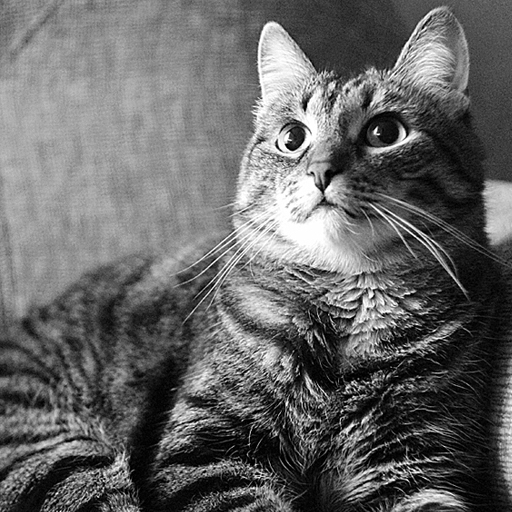
#> input picture task_6/image.jpg, 512 x 512 px
$ jupyter execute task_6.ipynb
#> lines starting #> are read from the running program, lines starting #| are printed output that depends on the picture
[cell 1]
import numpy as np
import cv2
import matplotlib.pyplot as plt

[cell 2]
image = cv2.imread('image.jpg', cv2.IMREAD_GRAYSCALE)
#> image is the input picture: shape (512, 512); min 0, max 255, mean 102
plt.imshow(image, cmap='gray')

[cell 3]
def haar(image, lvls):
    coeffs = image.astype(np.float32)
    for lvl in range(lvls):
        size = coeffs.shape[0] >> lvl
        block = coeffs[:size, :size]
        block = np.hstack(((block[:, 0::2] + block[:, 1::2]) / 2,
                           (block[:, 0::2] - block[:, 1::2]) / 2))
        coeffs[:size, :size] = np.vstack(((block[0::2] + block[1::2]) / 2,
                                          (block[0::2] - block[1::2]) / 2))
    return coeffs

[cell 4]
plt.figure(figsize=(18, 6))
for level in range(1, 4):
    coeffs = haar(image, level)
    ll_size = 512 >> level

    vis_img = np.clip(np.abs(coeffs) * 5, 0, 255)
    vis_img[:ll_size, :ll_size] = coeffs[:ll_size, :ll_size]

    plt.imshow(vis_img, cmap='gray')
    plt.title(f'{level} ступень {ll_size}x{ll_size}')
    plt.show()
#> this loop made 3 passes
#> pass 1, `coeffs = haar(image, level)`:
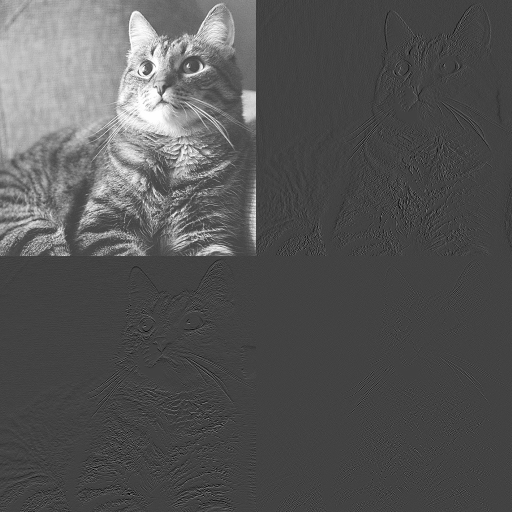
#> coeffs: shape (512, 512) float32; min -90.5, max 255, mean 25.5; drawn with min black and max white
#> pass 1, `vis_img = np.clip(np.abs(coeffs) * 5, 0, 255)`:
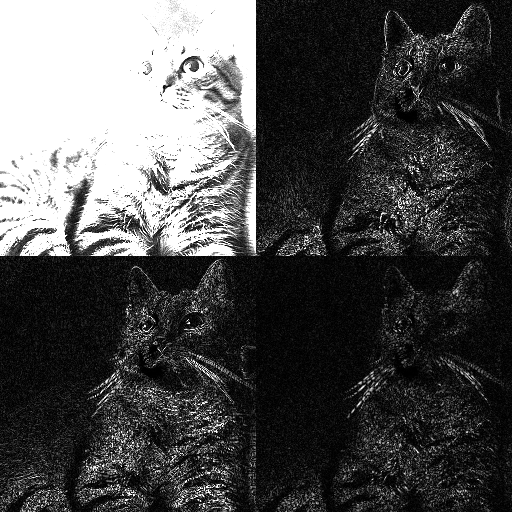
#> vis_img: shape (512, 512) float32; min 0, max 255, mean 76
#> pass 1, `plt.show()`:
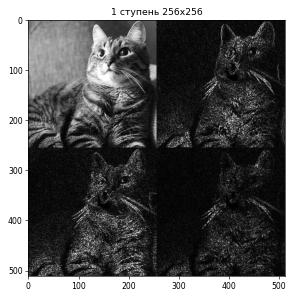
#> figure drawn by matplotlib, 1 panel
#> pass 2, `coeffs = haar(image, level)`:
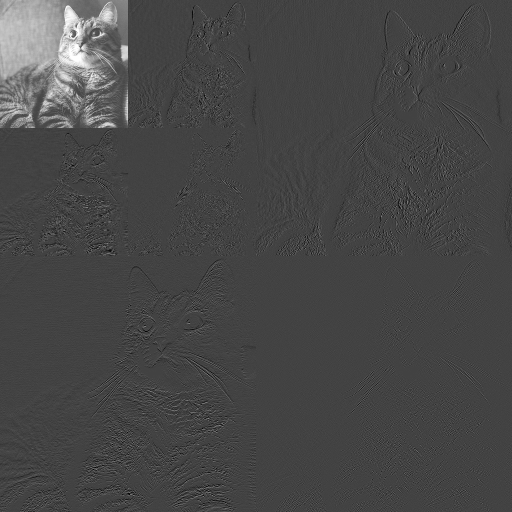
#> coeffs: shape (512, 512) float32; min -90.5, max 254.6, mean 6.4; drawn with min black and max white
#> pass 2, `plt.show()`:
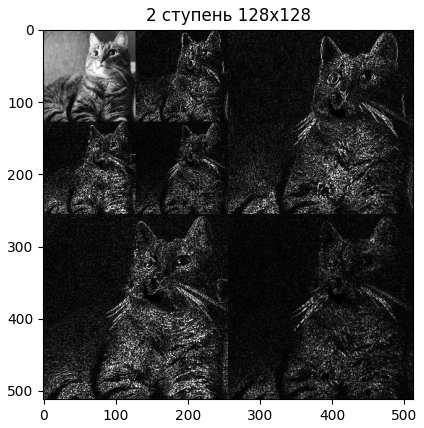
#> figure drawn by matplotlib, 1 panel
#> after the loop:
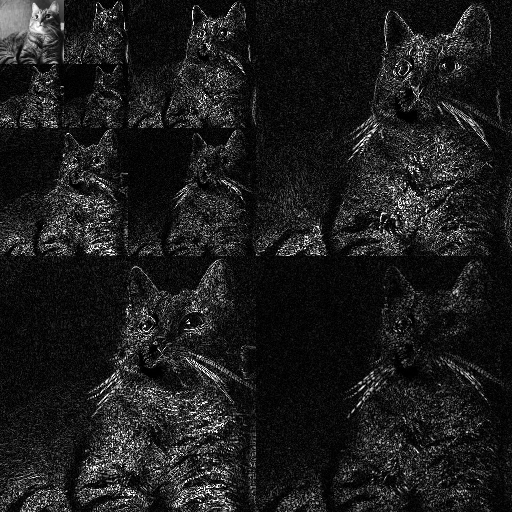
#> vis_img: shape (512, 512) float32; min 0, max 255, mean 29.1
